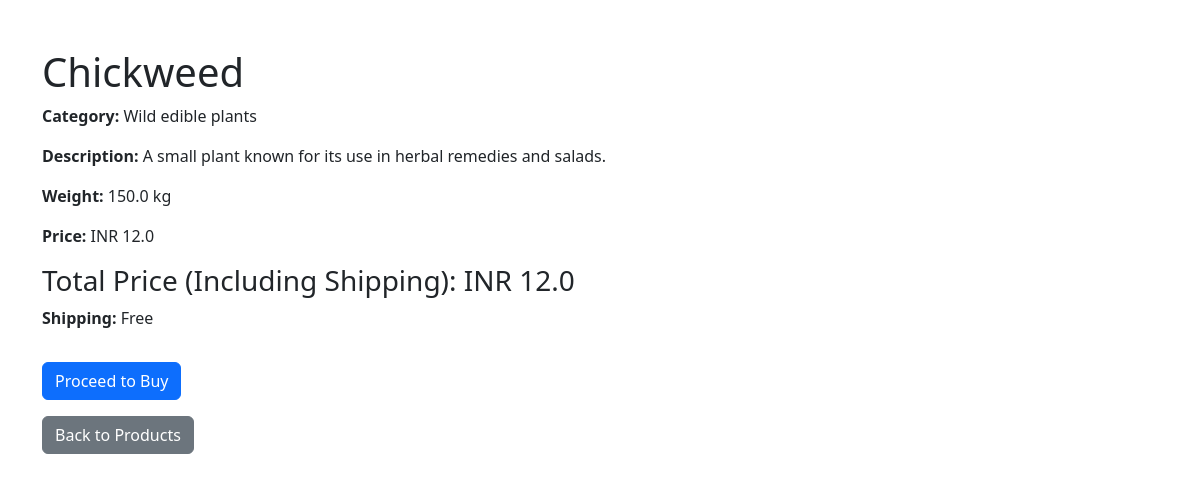
The page /shipping/buy_now/2 on the database its author committed.
### model.py (models this page shows)
class Product(db.Model):
    __tablename__ = 'product'
    product_id = db.Column(db.Integer, primary_key=True)
    name = db.Column(db.String(100))
    description = db.Column(db.String(255))
    category_id = db.Column(db.Integer, db.ForeignKey('category.category_id'))
    category_name = db.Column(db.String(100))  # Directly store category name here
    cost_price = db.Column(db.Float)
    selling_price = db.Column(db.Float)
    weight = db.Column(db.Float)
    stock_quantity = db.Column(db.Integer)
    image_url = db.Column(db.String(255))
    added_date = db.Column(db.DateTime, default=datetime.utcnow)
    updated_date = db.Column(db.DateTime, default=datetime.utcnow)
    order_details = db.relationship('OrderDetail', backref='product')

### shipping.py (the view)
@shipping.route("/buy_now/<int:product_id>", methods=["GET", "POST"])
def buy_now(product_id):
    product = Product.query.get_or_404(product_id)
    zipcode = session.get("zipcode")
    city = session.get("city")
    shipping_cost = 29
    total_price = product.selling_price
    if zipcode and city:
        if city in calculate_states:
            zip_range = calculate_states[city]
            if zip_range[0] <= int(zipcode) <= zip_range[1]:
                shipping_cost = 0
        total_price += shipping_cost
    return render_template(
        "buy_now.html",
        product=product,
        total_price=total_price,
        shipping_cost=shipping_cost,
        free_shipping=shipping_cost == 29,
    )

### templates/buy_now.html (shortened to what this page needs)
<!DOCTYPE html>
<html lang="en">
<head>
    <link href="https://cdn.jsdelivr.net/npm/bootstrap@5.3.0/dist/css/bootstrap.min.css" rel="stylesheet">
</head>
<body>
    <div class="container mt-5">
        <h1>{{ product.name }}</h1>
        <p><strong>Category: </strong>{{ product.category_name }}</p>
        <p><strong>Description: </strong>{{ product.description }}</p>
        <p><strong>Weight: </strong>{{ product.weight }} kg</p>
        <p><strong>Price: </strong>INR {{ product.selling_price }}</p>
        <h3>Total Price (Including Shipping): INR {{ total_price }}</h3>
        {% if free_shipping %}
            <p><strong>Shipping: </strong> Free</p>
        {% else %}
            <p><strong>Shipping Cost: </strong> INR {{ shipping_cost }}</p>
        {% endif %}
        <form method="POST" action="{{ url_for('place.place_order', product_id=product.product_id) }}">
            <button type="submit" class="btn btn-primary mt-3">Proceed to Buy</button>
        </form>
        <a href="{{ url_for('app.product_list') }}" class="btn btn-secondary mt-3">Back to Products</a>
    </div>
</body>
</html>

### rows shown on the page
Product: name "Chickweed", category_name "Wild edible plants", description "A small plant known for its use in herbal remedies and salads.", weight "150.0", selling_price "12.0"
